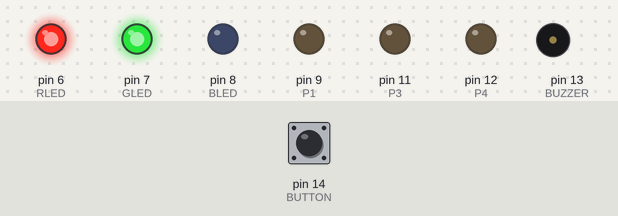
Recording of a sketch running on a simulated Arduino Uno, built with avr-gcc and run on an emulated ATmega328P. Shown: output pins drawn as LEDs (lit = HIGH), buzzer (waves = sounding). Inputs (shaded band) come from the test bench; at power-on: pin 14 (BUTTON) LOW.

Above: at 1.3 s.
1.4 s: pin 14 (BUTTON) pulled HIGH for 0.15 s
At 2.5 s:
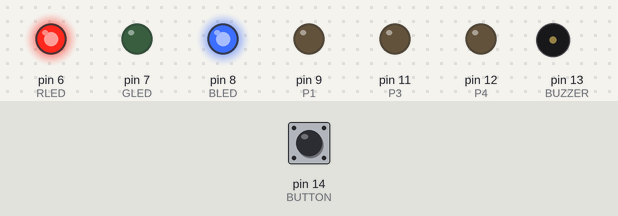
3.1 s: pin 14 (BUTTON) pulled HIGH for 1 s
At 3.62 s:
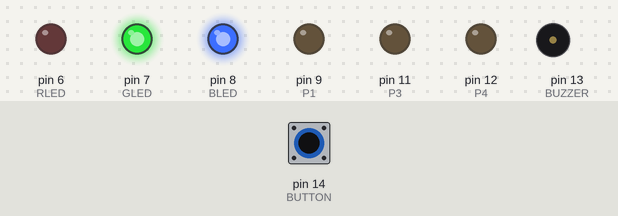
6.1 s: pin 14 (BUTTON) pulled HIGH for 0.15 s
At 7.4 s:
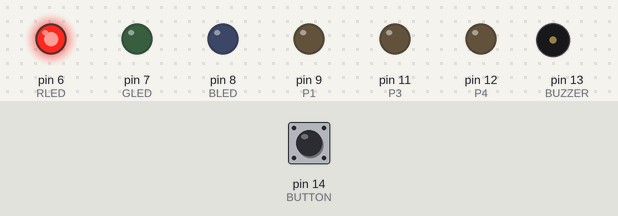
8.0 s: pin 14 (BUTTON) pulled HIGH for 3.2 s
At 11.3 s:
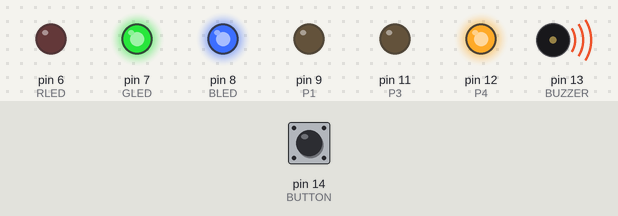
13.3 s: pin 14 (BUTTON) pulsed HIGH 5 times (0.12 s each, 0.3 s apart)
At 13.49 s:
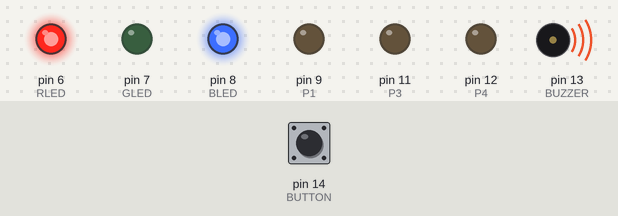
16.3 s: pin 14 (BUTTON) driven HIGH
At 21.1 s:
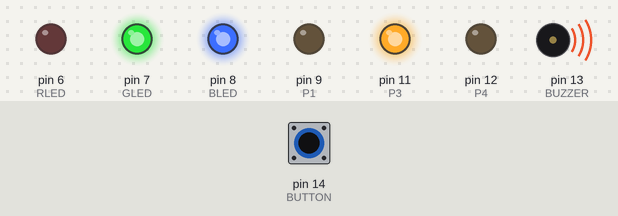
Timing chart, 0 to 21.8 s (numbered marks = the images above; inputs shaded):
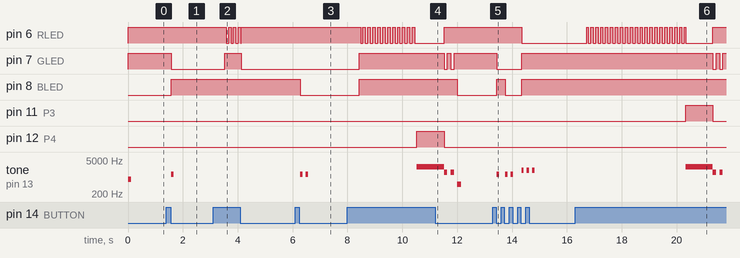

Measured:
- after the input at 1.4 s, pin 7 (GLED): HIGH → LOW after 0.18 s; pin 8 (BLED): LOW → HIGH after 0.18 s; tone on pin 13 (BUZZER): silent → 1300 Hz after 0.18 s, → silent 0.09 s later
- after the input at 3.1 s, pin 6 (RLED): goes 3 × (LOW 0.09 s, HIGH 0.09 s), LOW 0.01 s, then HIGH, starting after 0.48 s; pin 7 (GLED): LOW → HIGH after 0.43 s, → LOW 0.60 s later
- after the input at 6.1 s, pin 8 (BLED): HIGH → LOW after 0.18 s; tone on pin 13 (BUZZER): alternates 1300 Hz for 0.09 s and silent for 0.11 s, 4 changes in all, then stays silent, starting after 0.18 s
- after the input at 8.0 s, pin 6 (RLED): goes 11 × (LOW 0.09 s, HIGH 0.09 s), LOW 1.1 s, then HIGH, starting after 0.48 s; pin 7 (GLED): goes HIGH 3.1 s, LOW 0.12 s, HIGH 0.12 s, LOW 0.12 s, then HIGH, starting after 0.43 s
- after the input at 13.3 s, pin 6 (RLED): HIGH → LOW after 1.0 s; pin 7 (GLED): HIGH → LOW after 0.15 s, → HIGH 0.90 s later
- after the input at 16.3 s, pin 6 (RLED): goes HIGH 0.05 s, 19 × (LOW 0.09 s, HIGH 0.09 s), LOW 0.09 s, HIGH 0.04 s, LOW 1.0 s, then HIGH, starting after 0.43 s; pin 7 (GLED): alternates HIGH for 0.12 s and LOW for 0.12 s, starting after 5.0 s

The sketch:

Pyro_Test.ino
```cpp
/*
  Pyro_Test.ino — BUTTON-ONLY bench pyro test (no serial monitor needed)
  ======================================================================
  TAP the button to cycle which channel is selected; HOLD to fire it.
    TAP  (< 0.4 s)  -> cycle selection:  NONE -> LEGS -> CHUTE -> IGNITER -> NONE ...
    HOLD            -> FIRE the selected channel  (legs/chute 2.5 s, IGNITER 4 s)
    release during the rising warning tone = CANCEL.
  After a fire, selection returns to NONE (tap to select again).

  Channels (match Ascent_TVC.ino):  P1 = 9 LEGS ,  P4 = 12 CHUTE ,  P3 = 11 ASCENT IGNITER.

  LED:   BLUE = none/idle · GREEN = LEGS · CYAN = CHUTE · RED = IGNITER selected
         fast RED flash + rising tone = holding to fire · GREEN double-blink = fired.
  BEEPS on select:  1 = LEGS ,  2 = CHUTE ,  3 = IGNITER.

  *** SAFETY ***
   - Legs (P1) / chute (P4) are melt-wire releases: safe to fire, re-set afterward.
   - IGNITER (P3) *** LIGHTS THE MOTOR ***. Test it with the igniter DISCONNECTED or into
     a dummy load (flashbulb / LED+resistor) unless doing a static fire. It needs a longer
     4 s hold on purpose. Check igniter/melt-wire CONTINUITY with a multimeter first.
   - A single tap only SELECTS; nothing fires without a sustained hold past the warning tone.
*/
#include <Arduino.h>

constexpr int BUTTON=14, BUZZER=13, RLED=6, GLED=7, BLED=8;
constexpr int P1=9, P3=11, P4=12;                    // legs, igniter, chute
constexpr unsigned long PULSE_MS       = 1000;       // fire pulse (matches the flight firmware)
constexpr unsigned long TAP_MS         = 400;        // press shorter than this = a TAP (cycle)
constexpr unsigned long FIRE_HOLD_MS   = 2500;       // hold to fire legs / chute
constexpr unsigned long IGNITER_HOLD_MS= 4000;       // hold to fire the igniter (longer on purpose)
constexpr unsigned long DEBOUNCE_MS    = 25;

// selection: 0=none, 1=LEGS(P1), 2=CHUTE(P4), 3=IGNITER(P3)
int sel = 0;
int selPin(int s){ return s==1?P1 : s==2?P4 : s==3?P3 : -1; }
unsigned long selHold(int s){ return s==3?IGNITER_HOLD_MS:FIRE_HOLD_MS; }

void LED(bool r,bool g,bool b){ digitalWrite(RLED,!r); digitalWrite(GLED,!g); digitalWrite(BLED,!b); }
void beep(int f,int d){ tone(BUZZER,f); delay(d); noTone(BUZZER); }
void setLED(int s){ if(s==1)LED(0,1,0); else if(s==2)LED(0,1,1); else if(s==3)LED(1,0,0); else LED(0,0,1); }
void announce(int s){                                // LED + beep count on (re)select
  setLED(s);
  if(s==0){ beep(500,150); return; }
  for(int i=0;i<s;i++){ beep(s==3?1900:1300,90); delay(110); }
}
void fire(int pin){
  LED(1,0,0);
  digitalWrite(pin,HIGH); tone(BUZZER,2600);         // channel ON + solid tone
  delay(PULSE_MS);
  digitalWrite(pin,LOW); noTone(BUZZER);             // channel OFF
  for(int i=0;i<2;i++){ LED(0,1,0); beep(1600,120); LED(0,0,0); delay(120); }   // "fired" confirmation
}

void setup(){
  pinMode(BUTTON,INPUT); pinMode(BUZZER,OUTPUT);
  pinMode(RLED,OUTPUT); pinMode(GLED,OUTPUT); pinMode(BLED,OUTPUT);
  pinMode(P1,OUTPUT); pinMode(P3,OUTPUT); pinMode(P4,OUTPUT);
  digitalWrite(P1,LOW); digitalWrite(P3,LOW); digitalWrite(P4,LOW);   // all channels OFF
  setLED(0); beep(800,120);                          // ready
}

void loop(){
  // ---- debounced button edge detection ----
  static bool pressed=false, lastRaw=false; static unsigned long lastChange=0;
  bool raw = (digitalRead(BUTTON)==HIGH);
  if(raw!=lastRaw){ lastRaw=raw; lastChange=millis(); }
  bool db = (millis()-lastChange>DEBOUNCE_MS) ? raw : pressed;

  static unsigned long pressStart=0; static bool fired=false;

  if(db && !pressed){ pressStart=millis(); fired=false; }          // press
  else if(db && pressed){                                          // held
    unsigned long held = millis()-pressStart;
    if(sel!=0 && !fired){
      unsigned long fh = selHold(sel);
      if(held>=TAP_MS){                                            // past tap window -> arming to fire
        tone(BUZZER, constrain(400 + (int)((held-TAP_MS)*1600/(fh-TAP_MS)), 400, 2000));  // rising tone
        LED(((held/90)%2), 0, 0);                                  // fast red flash = FIRE IMMINENT
      }
      if(held>=fh){ noTone(BUZZER); fire(selPin(sel)); fired=true; sel=0; announce(0); }
    }
  }
  else if(!db && pressed){                                         // release
    unsigned long held = millis()-pressStart;
    noTone(BUZZER);
    if(!fired){
      if(held<TAP_MS){ sel=(sel+1)%4; announce(sel); }             // TAP -> cycle selection
      else setLED(sel);                                            // released during warning -> CANCEL
    }
  }
  pressed = db;
}
```
